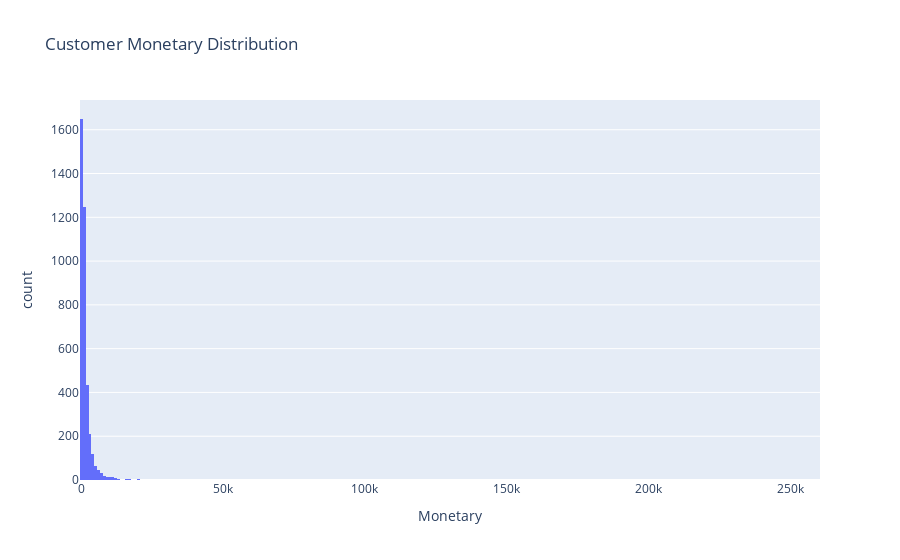

Notebook cell for this chart:
### Code cell
fig = px.histogram(cust_monetary , x = 'Monetary', title = 'Customer Monetary Distribution')
fig.show()

### Figure 1 — Plotly figure (JSON) as saved in the notebook; plotly's stock layout.template omitted (floating-point values rounded to 4 significant figures; data arrays with more than 128 entries replaced by an {"elided": "..."} marker saying what was removed)
{"data": [{"alignmentgroup": "True", "bingroup": "x", "hovertemplate": "Monetary=%{x}<br>count=%{y}<extra></extra>", "legendgroup": "", "marker": {"color": "#636efa", "pattern": {"shape": ""}}, "name": "", "offsetgroup": "", "orientation": "v", "showlegend": false, "type": "histogram", "x": {"elided": "3920 float values"}, "xaxis": "x", "yaxis": "y"}], "layout": {"barmode": "relative", "legend": {"tracegroupgap": 0}, "title": {"text": "Customer Monetary Distribution"}, "xaxis": {"anchor": "y", "domain": [0, 1], "title": {"text": "Monetary"}}, "yaxis": {"anchor": "x", "domain": [0, 1], "title": {"text": "count"}}}}
